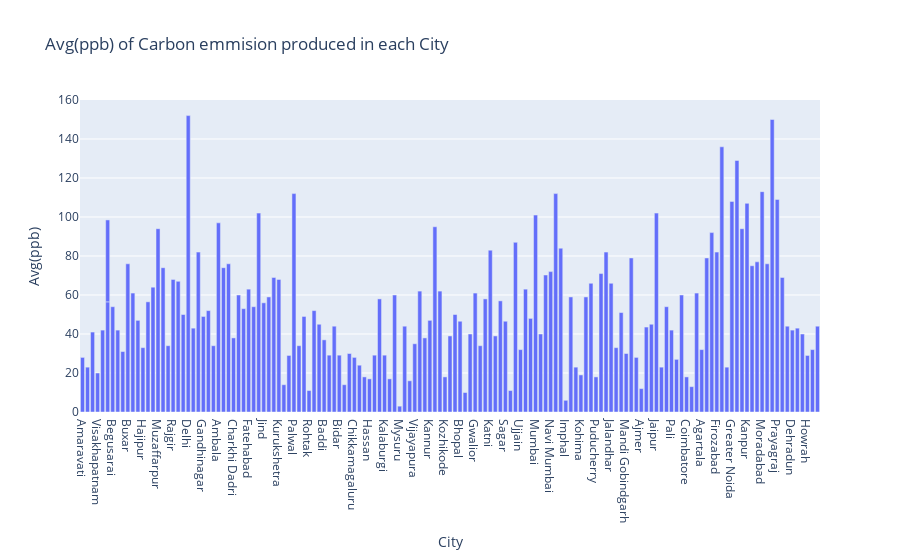

The code cell stored with this chart in its notebook:
### Code cell
#Visualizing the Avg(ppb) of Carbon emmision produced in each City

fig = px.bar(ds1, x='City', y='Avg(ppb)',title="Avg(ppb) of Carbon emmision produced in each City")
fig.show()

### Figure 1 — Plotly figure (JSON) as saved in the notebook; plotly's stock layout.template omitted (floating-point values rounded to 4 significant figures; data arrays with more than 128 entries replaced by an {"elided": "..."} marker saying what was removed)
{"data": [{"alignmentgroup": "True", "hovertemplate": "City=%{x}<br>Avg(ppb)=%{y}<extra></extra>", "legendgroup": "", "marker": {"color": "#636efa", "pattern": {"shape": ""}}, "name": "", "offsetgroup": "", "orientation": "v", "showlegend": false, "textposition": "auto", "type": "bar", "x": {"elided": "148 str values"}, "xaxis": "x", "y": {"elided": "148 float values"}, "yaxis": "y"}], "layout": {"barmode": "relative", "legend": {"tracegroupgap": 0}, "title": {"text": "Avg(ppb) of Carbon emmision produced in each City"}, "xaxis": {"anchor": "y", "domain": [0, 1], "title": {"text": "City"}}, "yaxis": {"anchor": "x", "domain": [0, 1], "title": {"text": "Avg(ppb)"}}}}
